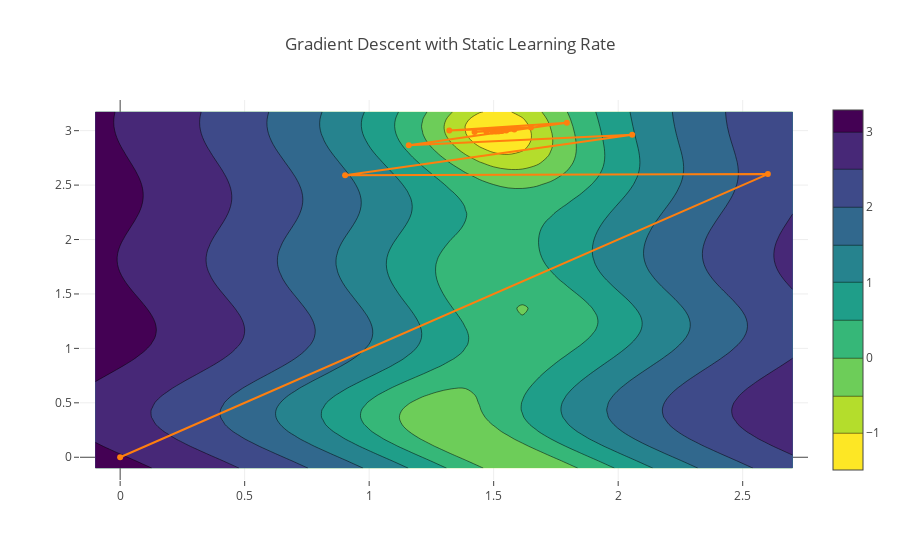

The notebook cell this image was saved under:
### Code cell
# Run this
contour_plot('Gradient Descent with Static Learning Rate', ts, l2_loss, sin_model, x, y)
